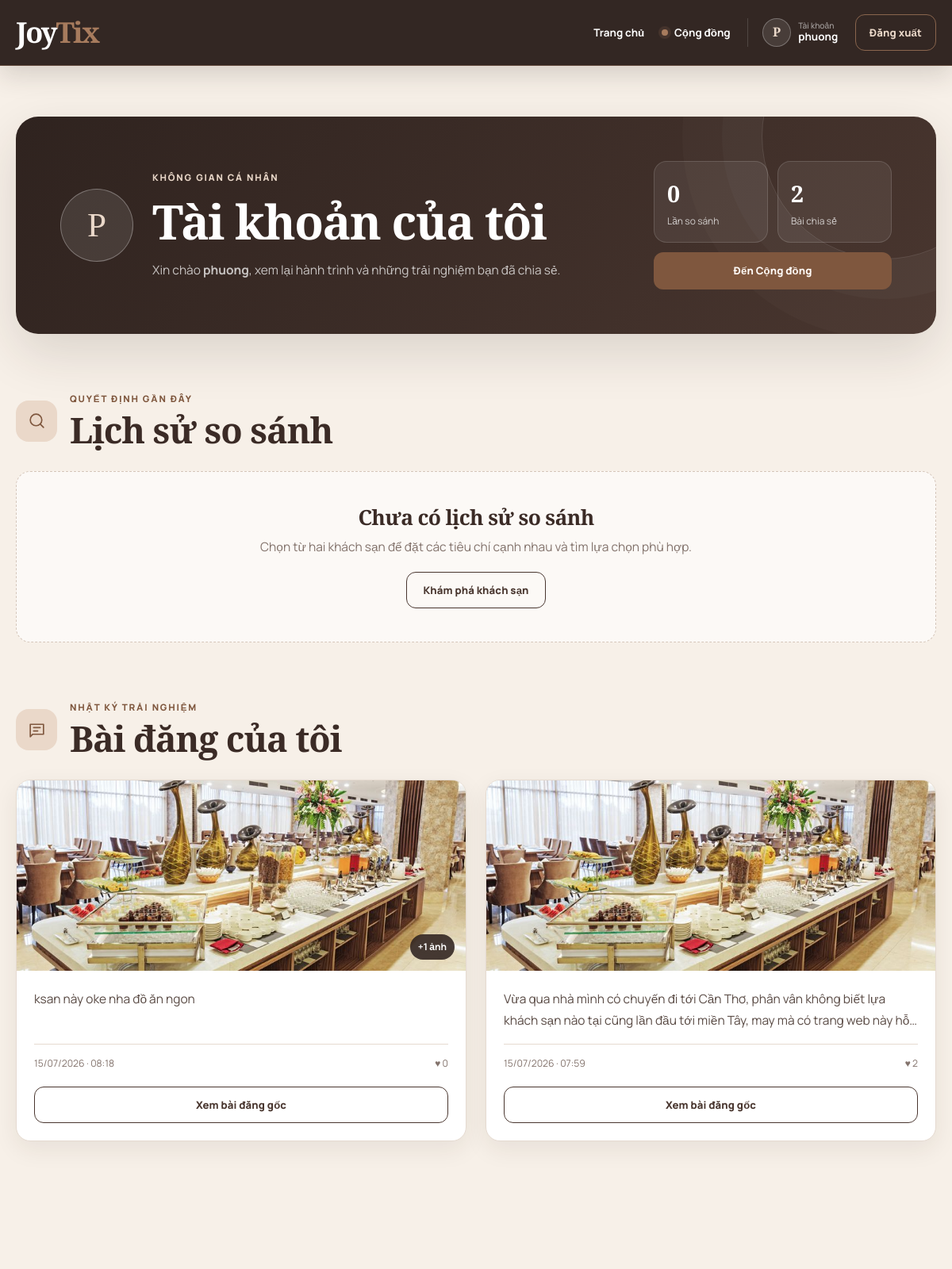
Page /profile.php (signed in, upper part) on the earlier database version.
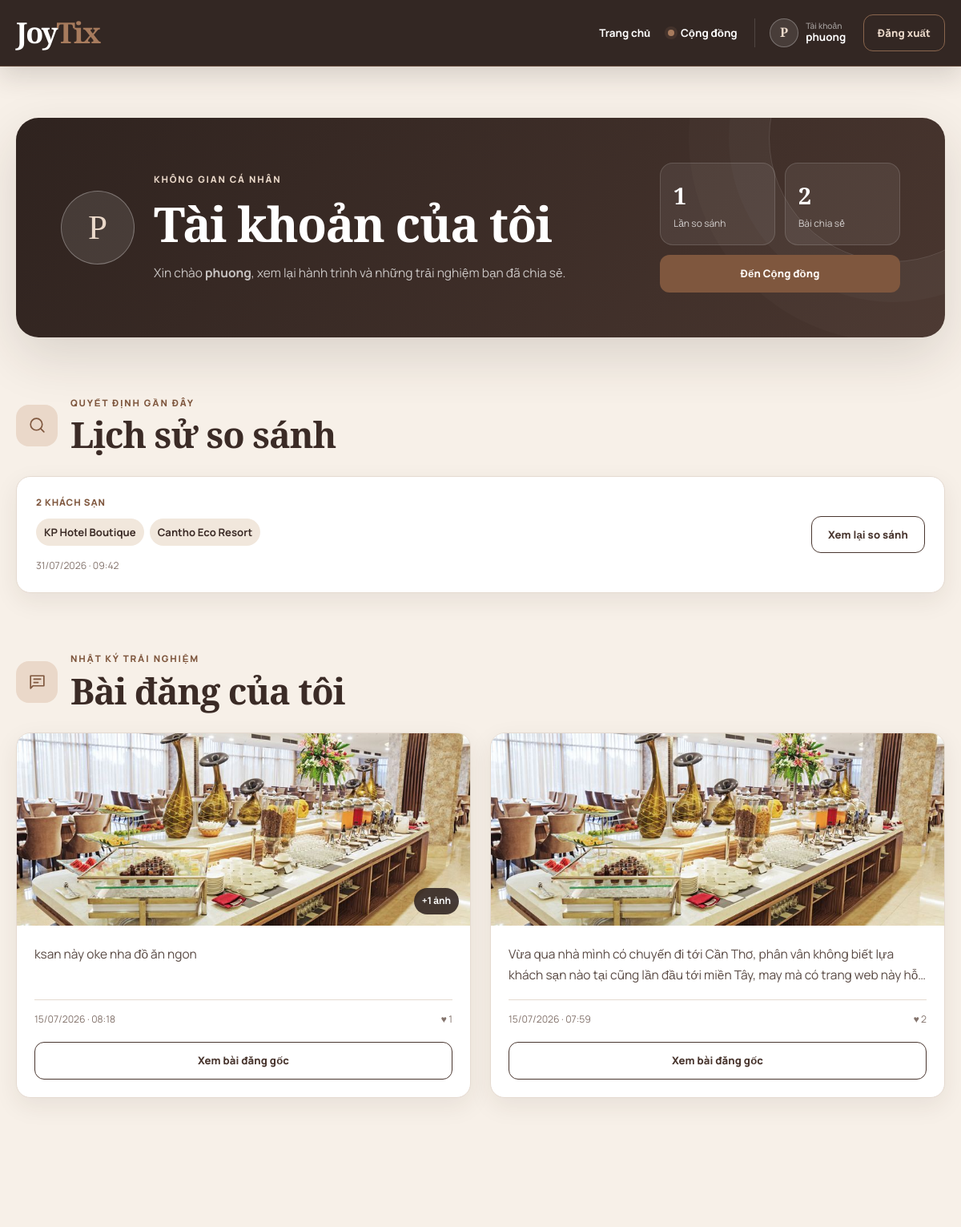
Same page on the later database version.
### tables this page shows
CREATE TABLE `feed_posts` (
  `id` int(11) NOT NULL AUTO_INCREMENT,
  `author_name` varchar(100) NOT NULL,
  `author_id` int(11) DEFAULT NULL,
  `hotel_id` int(11) DEFAULT NULL COMMENT 'Khách sạn được review',
  `content` text NOT NULL,
  `likes_count` int(11) DEFAULT 0,
  `created_at` timestamp NOT NULL DEFAULT current_timestamp(),
  PRIMARY KEY (`id`),
  KEY `author_id` (`author_id`),
  KEY `hotel_id` (`hotel_id`),
  CONSTRAINT `feed_posts_ibfk_1` FOREIGN KEY (`author_id`) REFERENCES `users` (`id`) ON DELETE SET NULL,
  CONSTRAINT `feed_posts_ibfk_2` FOREIGN KEY (`hotel_id`) REFERENCES `hotels` (`id`) ON DELETE SET NULL
);

CREATE TABLE `comparison_history` (
  `id` int(11) NOT NULL AUTO_INCREMENT,
  `user_id` int(11) NOT NULL,
  `hotel_ids` varchar(255) NOT NULL,
  `created_at` timestamp NOT NULL DEFAULT current_timestamp(),
  PRIMARY KEY (`id`),
  UNIQUE KEY `uq_comparison_user_hotels` (`user_id`,`hotel_ids`),
  CONSTRAINT `comparison_history_ibfk_1` FOREIGN KEY (`user_id`) REFERENCES `users` (`id`) ON DELETE CASCADE
);

### includes/bootstrap.php (called while the page is built, shortened)
<?php
function e(mixed $value): string
{
    return htmlspecialchars((string) $value, ENT_QUOTES | ENT_SUBSTITUTE, 'UTF-8');
}
function positive_int(mixed $value): ?int
{
    $value = filter_var($value, FILTER_VALIDATE_INT);
    return $value !== false && $value > 0 ? $value : null;
}

### profile.php (the view, shortened to what the changed rows need)
<?php
require_once 'includes/bootstrap.php';
$user_id = $_SESSION['user_id'];
$stmt = $pdo->prepare("SELECT * FROM comparison_history WHERE user_id = ? ORDER BY created_at DESC");
$stmt->execute([$user_id]);
$history_raw = $stmt->fetchAll(PDO::FETCH_ASSOC);
$normalized_history = [];
$all_ids = [];
foreach ($history_raw as $item) {
    $ids = [];
    foreach (explode(',', (string) $item['hotel_ids']) as $raw_id) {
        $hotel_id = positive_int(trim($raw_id));
        if ($hotel_id !== null) {
            $ids[$hotel_id] = $hotel_id;
        }
    }
    $ids = array_values($ids);
    sort($ids, SORT_NUMERIC);
    $item['_hotel_ids'] = $ids;
    $normalized_history[] = $item;
    $all_ids = array_merge($all_ids, $ids);
}
$all_ids = array_values(array_unique($all_ids));
$hotel_names = [];
if (!empty($all_ids)) {
    $placeholders = implode(',', array_fill(0, count($all_ids), '?'));
    $stmt_names = $pdo->prepare("SELECT id, name FROM hotels WHERE id IN ($placeholders)");
    $stmt_names->execute(array_values($all_ids));
    foreach ($stmt_names->fetchAll(PDO::FETCH_ASSOC) as $row) {
        $hotel_names[(int) $row['id']] = $row['name'];
    }
}
$history = [];
foreach ($normalized_history as $item) {
    $ids = $item['_hotel_ids'];
    $history_key = implode(',', $ids);
    if (count($history) < 20) {
        $item['hotel_ids'] = $history_key;
        unset($item['_hotel_ids']);
        $history[] = $item;
    }
}
$stmt_posts = $pdo->prepare("SELECT * FROM feed_posts WHERE author_id = ? OR (author_id IS NULL AND author_name = ?) ORDER BY id DESC");
$stmt_posts->execute([$user_id, $_SESSION['username']]);
$my_posts = $stmt_posts->fetchAll(PDO::FETCH_ASSOC);
$my_post_ids = array_column($my_posts, 'id');
$my_post_images = [];
if (!empty($my_post_ids)) {
    $ph = implode(',', array_fill(0, count($my_post_ids), '?'));
    $stmt_pi = $pdo->prepare("SELECT * FROM feed_post_images WHERE post_id IN ($ph) ORDER BY id ASC");
    $stmt_pi->execute($my_post_ids);
    foreach ($stmt_pi->fetchAll(PDO::FETCH_ASSOC) as $pi) {
        $imagePath = ltrim(str_replace('\\', '/', trim((string) $pi['image_url'])), '/');
        $absoluteImagePath = __DIR__ . DIRECTORY_SEPARATOR . str_replace('/', DIRECTORY_SEPARATOR, $imagePath);
        if ($imagePath !== '' && !str_contains($imagePath, '..') && is_file($absoluteImagePath)) {
            $my_post_images[$pi['post_id']][] = $imagePath;
        }
    }
}
require_once 'includes/header.php';
?>
<div class="profile-page">
    <header class="profile-hero">
        <div class="profile-identity">
            <div>
                <h1>Tài khoản của tôi</h1>
            </div>
        </div>
        <div class="profile-overview" aria-label="Tổng quan tài khoản">
            <div class="profile-stat"><strong><?= count($history) ?></strong><span>Lần so sánh</span></div>
        </div>
    </header>
    <section class="profile-section">
        <div class="profile-section-heading">
            <div><p class="page-eyebrow">Quyết định gần đây</p><h2>Lịch sử so sánh</h2></div>
        </div>
        <?php if (count($history) > 0): ?>
            <div class="profile-history-list">
                <?php foreach ($history as $h):
                    $ids = array_filter(explode(',', $h['hotel_ids']));
                    $names = array_map(fn($id) => $hotel_names[(int) $id], $ids);
                ?>
                    <article class="profile-history-card">
                        <div class="profile-history-main">
                            <div class="profile-history-count"><?= count($ids) ?> khách sạn</div>
                            <div class="profile-hotel-chips">
                                <?php foreach ($names as $name): ?><span><?= e($name) ?></span><?php endforeach; ?>
                            </div>
                            <time datetime="<?= e(date('c', strtotime($h['created_at']))) ?>"><?= date('d/m/Y · H:i', strtotime($h['created_at'])) ?></time>
                        </div>
                        <a href="compare.php?<?= http_build_query(['hotel_ids' => $ids]) ?>" class="btn-outline profile-nowrap">Xem lại so sánh</a>
                    </article>
                <?php endforeach; ?>
            </div>
        <?php else: ?>
            <div class="profile-empty-state"><h3>Chưa có lịch sử so sánh</h3><p>Chọn từ hai khách sạn để đặt các tiêu chí cạnh nhau và tìm lựa chọn phù hợp.</p><a href="index.php#hotel-showcase" class="btn-outline">Khám phá khách sạn</a></div>
        <?php endif; ?>
    </section>
    <section class="profile-section">
        <div class="profile-section-heading">
            <div><p class="page-eyebrow">Nhật ký trải nghiệm</p><h2>Bài đăng của tôi</h2></div>
        </div>
        <?php if (count($my_posts) > 0): ?>
            <div class="profile-post-grid">
                <?php foreach ($my_posts as $post): ?>
                    <?php $post_imgs = $my_post_images[$post['id']] ?? []; ?>
                    <article class="profile-post-card">
                        <?php if (!empty($post_imgs)): ?>
                            <div class="profile-post-cover">
                                <img src="<?= e($post_imgs[0]) ?>" alt="Ảnh bài đăng" loading="lazy" decoding="async">
                                <?php if (count($post_imgs) > 1): ?><span>+<?= count($post_imgs) - 1 ?> ảnh</span><?php endif; ?>
                            </div>
                        <?php else: ?>
                            <div class="profile-post-cover profile-post-cover--empty" aria-hidden="true">
                                <svg viewBox="0 0 24 24"><path d="M4 5h16v14H4Z"></path><path d="m6 16 4-4 3 3 2-2 3 3"></path><circle cx="16" cy="9" r="1.5"></circle></svg>
                            </div>
                        <?php endif; ?>
                        <div class="profile-post-body">
                            <p class="profile-post-content"><?= nl2br(e($post['content'])) ?></p>
                            <div class="profile-post-meta">
                                <time datetime="<?= e(date('c', strtotime($post['created_at']))) ?>"><?= date('d/m/Y · H:i', strtotime($post['created_at'])) ?></time>
                                <span>♥ <?= (int) $post['likes_count'] ?></span>
                            </div>
                            <a href="community.php#post-<?= (int) $post['id'] ?>" class="btn-outline profile-post-link">Xem bài đăng gốc</a>
                        </div>
                    </article>
                <?php endforeach; ?>
            </div>
        <?php else: ?>
            <div class="profile-empty-state"><h3>Chưa có bài chia sẻ</h3><p>Đăng ảnh, cảm nhận và mẹo lưu trú để giúp cộng đồng có thêm góc nhìn thực tế.</p><a href="community.php" class="btn-outline">Chia sẻ trải nghiệm</a></div>
        <?php endif; ?>
    </section>
</div>
<?php require_once 'includes/footer.php'; ?>

Differences in the rows shown:
added comparison_history: hotel_ids "2", hotel_ids "KP Hotel Boutique", hotel_ids "Cantho Eco Resort", created_at "31/07/2026 · 09:42"
changed feed_posts "ksan này oke nha đồ ăn ngon": likes_count "0" → "1"
Other differences:
count($history): "0" → "1"
text no longer shown: "Chưa có lịch sử so sánh Chọn từ hai khách sạn để đặt các tiêu chí cạnh nhau và tìm lựa chọn phù hợp. Khám phá khách sạn"
